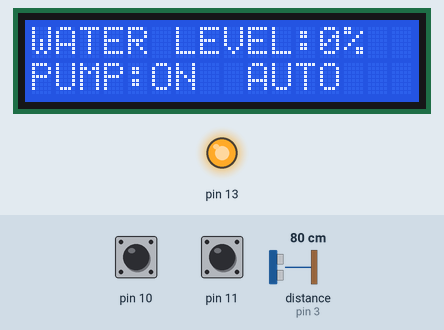
Simulated run of this sketch. Board: Arduino Uno, built with avr-gcc and run on an emulated ATmega328P. On the bench: 16×2 character LCD, output pins drawn as LEDs (lit = HIGH). The inputs (shaded band) are chosen by the test bench; at power-on: distance to the obstacle (sensor on pin 3) 80 cm, pin 11 HIGH, pin 10 HIGH. The echo pulse lasts 58.3 µs per cm; pins used as bus, display or sensor lines are not drawn.

Above: at 1.2 s.
1.3 s: distance to the obstacle (sensor on pin 3) set to 6 cm
At 2.5 s:
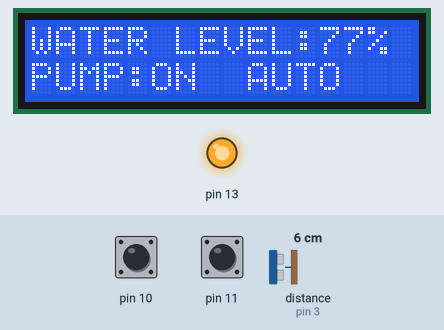
3.1 s: distance to the obstacle (sensor on pin 3) set to 3 cm
At 4.4 s:
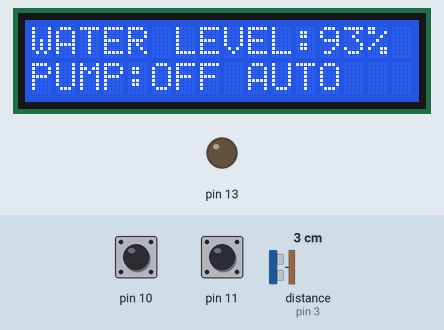
4.7 s: pin 11 pulled LOW for 0.15 s
At 5.2 s:
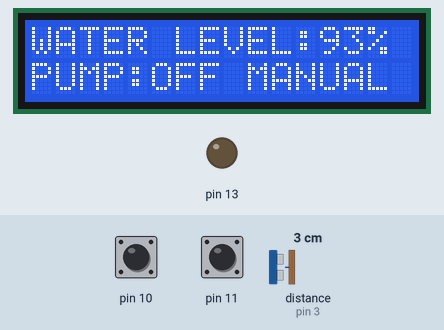
6.8 s: distance to the obstacle (sensor on pin 3) set to 12 cm
At 7.2 s:
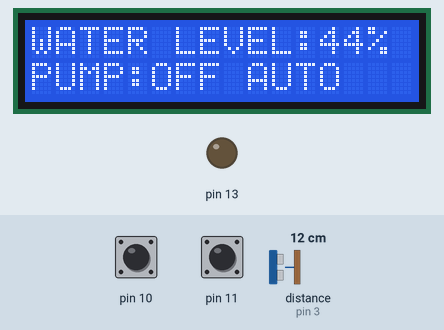
8.3 s: distance to the obstacle (sensor on pin 3) set to 16 cm
At 9.2 s:
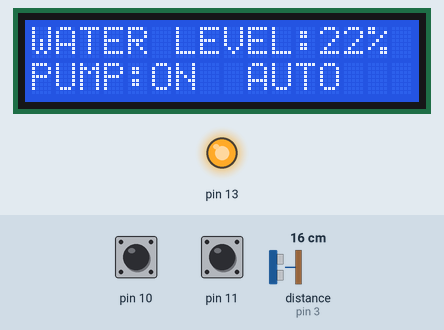
9.9 s: pin 11 pulled LOW for 1 s
At 10.3 s:
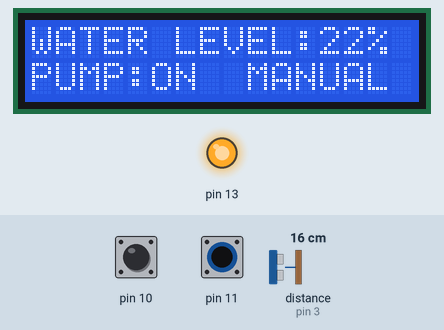
Timing chart, 0 to 12.9 s (numbered marks = the images above; inputs shaded):
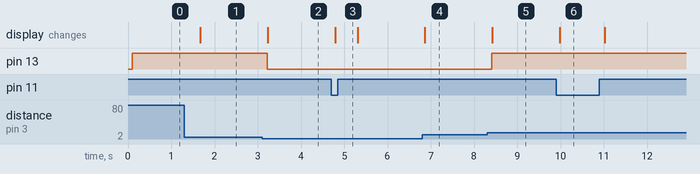

Measured:
- the behaviour switches between 5 and 4 cm on distance to the obstacle (sensor on pin 3) (found by bisection; images 1 and 2)
- the behaviour switches between 14 and 15 cm on distance to the obstacle (sensor on pin 3) (found by bisection; images 4 and 5)
- after the input at 1.3 s, the display: changes after 0.37 s (image 1)
- after the input at 3.1 s, pin 13: HIGH → LOW after 0.12 s; the display: changes after 0.13 s (image 2)
- after the input at 4.7 s, the display: changes after 0.09 s (image 3)
- after the input at 6.8 s, the display: changes after 0.06 s (image 4)
- after the input at 8.3 s, pin 13: LOW → HIGH after 0.11 s; the display: changes after 0.12 s (image 5)
- after the input at 9.9 s, the display: changes after 0.08 s (image 6)

The sketch:

WaterLevelMonitoringControlling.ino
```cpp
#include <EEPROM.h>

#include <Wire.h>
#include <LiquidCrystal_I2C.h>


LiquidCrystal_I2C lcd(0x27, 16, 2);


long duration, inches;
int set_val,percentage;
bool state,pump;


void setup() {

  lcd.begin();
  lcd.print("WATER LEVEL:");
  lcd.setCursor(0, 1);
  lcd.print("PUMP:OFF  MANUAL");

  pinMode(2, OUTPUT);
  pinMode(3, INPUT);
  pinMode(10, INPUT_PULLUP);
  pinMode(11, INPUT_PULLUP);
  pinMode(13, OUTPUT);

   set_val=EEPROM.read(0);
   if(set_val>20)set_val=20 ;
}
void loop() {
   digitalWrite(2, HIGH);
   delayMicroseconds(10);
   digitalWrite(2, LOW);
   duration = pulseIn(3, HIGH);
   inches = microsecondsToInches(duration);

   percentage=(set_val-inches)*110/set_val;

   lcd.setCursor(12, 0);
   if(percentage<0)percentage=0;
   lcd.print(percentage);
   lcd.print("%   ");

   if(percentage<30&digitalRead(11))pump=1;
   if(percentage>85)pump=0;
   digitalWrite(13,pump);

   lcd.setCursor(5, 1);
   if(pump==1)lcd.print("ON ");
   else if(pump==0) lcd.print("OFF");

   lcd.setCursor(9, 1);
   if(!digitalRead(11))lcd.print("MANUAL ");
   lcd.print("AUTO   ");

    if(!digitalRead(10)&!state&digitalRead(11)){
      state=1;
      set_val=inches;
      EEPROM.write(0, set_val);
      }

     if(!digitalRead(10)&!state&!digitalRead(11)){
        state=1;
        pump=!pump;

      }

    if(digitalRead(10))state=0;


    delay(500);
}
long microsecondsToInches(long microseconds) {
   return microseconds / 29 / 2;
}
```
